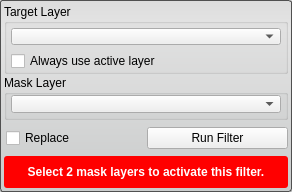
<?xml version="1.0" encoding="UTF-8"?>
<ui version="4.0">
 <class>AndFilterInterface</class>
 <widget class="QWidget" name="AndFilterInterface">
  <property name="geometry">
   <rect>
    <x>0</x>
    <y>0</y>
    <width>292</width>
    <height>192</height>
   </rect>
  </property>
  <property name="sizePolicy">
   <sizepolicy hsizetype="Preferred" vsizetype="Preferred">
    <horstretch>0</horstretch>
    <verstretch>0</verstretch>
   </sizepolicy>
  </property>
  <property name="minimumSize">
   <size>
    <width>213</width>
    <height>139</height>
   </size>
  </property>
  <property name="baseSize">
   <size>
    <width>213</width>
    <height>139</height>
   </size>
  </property>
  <property name="windowTitle">
   <string> AndFilter</string>
  </property>
  <property name="styleSheet">
   <string notr="true">QWidget#AndFilterInterface{
  border-radius: 3px;
  border: 1px solid rgb(80, 80,80);
  background-color: qlineargradient(spread:pad, x1:0.5, y1:0, x2:0.5, y2:0.960227, stop:0 rgba(221, 221, 221, 255), stop:0.155779 rgba(228, 228, 228, 255), stop:1 rgba(202, 204, 204, 255));      
}</string>
  </property>
  <layout class="QVBoxLayout" name="verticalLayout">
   <property name="spacing">
    <number>2</number>
   </property>
   <property name="margin">
    <number>4</number>
   </property>
   <item>
    <widget class="QGroupBox" name="target_groupbox_">
     <property name="minimumSize">
      <size>
       <width>0</width>
       <height>70</height>
      </size>
     </property>
     <property name="maximumSize">
      <size>
       <width>16777215</width>
       <height>70</height>
      </size>
     </property>
     <property name="title">
      <string>Target Layer</string>
     </property>
     <property name="alignment">
      <set>Qt::AlignLeading|Qt::AlignLeft|Qt::AlignTop</set>
     </property>
     <property name="checkable">
      <bool>false</bool>
     </property>
     <layout class="QVBoxLayout" name="verticalLayout_4">
      <property name="margin">
       <number>4</number>
      </property>
      <item>
       <widget class="QtUtils::QtDropableComboBox" name="target_layer_">
        <property name="sizePolicy">
         <sizepolicy hsizetype="Ignored" vsizetype="Fixed">
          <horstretch>0</horstretch>
          <verstretch>0</verstretch>
         </sizepolicy>
        </property>
       </widget>
      </item>
      <item>
       <widget class="QWidget" name="widget_2" native="true">
        <property name="minimumSize">
         <size>
          <width>0</width>
          <height>20</height>
         </size>
        </property>
        <layout class="QHBoxLayout" name="horizontalLayout_3">
         <property name="spacing">
          <number>0</number>
         </property>
         <property name="margin">
          <number>0</number>
         </property>
         <item>
          <widget class="QCheckBox" name="use_active_layer_">
           <property name="text">
            <string>Always use active layer</string>
           </property>
          </widget>
         </item>
        </layout>
       </widget>
      </item>
     </layout>
    </widget>
   </item>
   <item>
    <widget class="QGroupBox" name="connected_to_mask_groupbox_">
     <property name="minimumSize">
      <size>
       <width>0</width>
       <height>45</height>
      </size>
     </property>
     <property name="maximumSize">
      <size>
       <width>16777215</width>
       <height>45</height>
      </size>
     </property>
     <property name="title">
      <string>Mask Layer</string>
     </property>
     <property name="alignment">
      <set>Qt::AlignLeading|Qt::AlignLeft|Qt::AlignTop</set>
     </property>
     <layout class="QVBoxLayout" name="verticalLayout_5">
      <property name="spacing">
       <number>0</number>
      </property>
      <property name="leftMargin">
       <number>4</number>
      </property>
      <property name="topMargin">
       <number>0</number>
      </property>
      <property name="rightMargin">
       <number>4</number>
      </property>
      <property name="bottomMargin">
       <number>4</number>
      </property>
      <item>
       <widget class="QtUtils::QtDropableComboBox" name="mask_layer_">
        <property name="sizePolicy">
         <sizepolicy hsizetype="Ignored" vsizetype="Fixed">
          <horstretch>0</horstretch>
          <verstretch>0</verstretch>
         </sizepolicy>
        </property>
       </widget>
      </item>
     </layout>
    </widget>
   </item>
   <item>
    <widget class="QWidget" name="replaceRunWidget" native="true">
     <property name="minimumSize">
      <size>
       <width>0</width>
       <height>32</height>
      </size>
     </property>
     <property name="maximumSize">
      <size>
       <width>16777215</width>
       <height>32</height>
      </size>
     </property>
     <layout class="QHBoxLayout" name="horizontalLayout" stretch="1,1">
      <property name="spacing">
       <number>0</number>
      </property>
      <property name="leftMargin">
       <number>2</number>
      </property>
      <property name="topMargin">
       <number>0</number>
      </property>
      <property name="rightMargin">
       <number>0</number>
      </property>
      <property name="bottomMargin">
       <number>0</number>
      </property>
      <item>
       <widget class="QCheckBox" name="replaceCheckBox">
        <property name="text">
         <string>Replace</string>
        </property>
        <property name="checked">
         <bool>false</bool>
        </property>
       </widget>
      </item>
      <item>
       <widget class="QPushButton" name="runFilterButton">
        <property name="text">
         <string>Run Filter</string>
        </property>
       </widget>
      </item>
     </layout>
    </widget>
   </item>
   <item>
    <widget class="QWidget" name="message_alert_" native="true">
     <property name="minimumSize">
      <size>
       <width>0</width>
       <height>32</height>
      </size>
     </property>
     <property name="maximumSize">
      <size>
       <width>16777215</width>
       <height>32</height>
      </size>
     </property>
     <property name="styleSheet">
      <string notr="true">QLabel#message_{
  color: white;
  font: bold;
}

QWidget#message_alert_{
  border-radius: 3px;
  background-color: red;
}</string>
     </property>
     <layout class="QHBoxLayout" name="horizontalLayout_5">
      <property name="spacing">
       <number>0</number>
      </property>
      <property name="margin">
       <number>4</number>
      </property>
      <item>
       <widget class="QLabel" name="message_">
        <property name="text">
         <string>Select 2 mask layers to activate this filter.</string>
        </property>
        <property name="alignment">
         <set>Qt::AlignCenter</set>
        </property>
        <property name="wordWrap">
         <bool>true</bool>
        </property>
       </widget>
      </item>
     </layout>
    </widget>
   </item>
  </layout>
 </widget>
 <customwidgets>
  <customwidget>
   <class>QtUtils::QtDropableComboBox</class>
   <extends>QComboBox</extends>
   <header location="global">QtUtils/Widgets/QtDropableComboBox.h</header>
  </customwidget>
 </customwidgets>
 <resources/>
 <connections/>
</ui>
